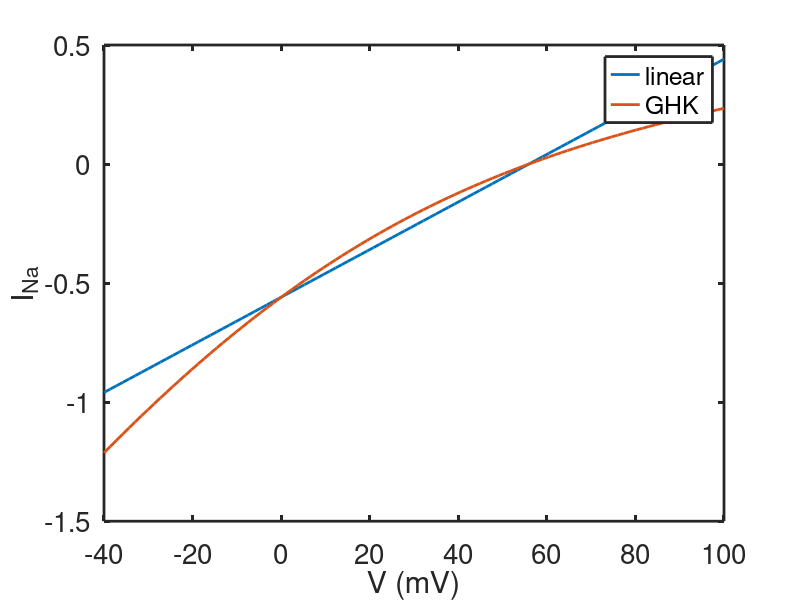
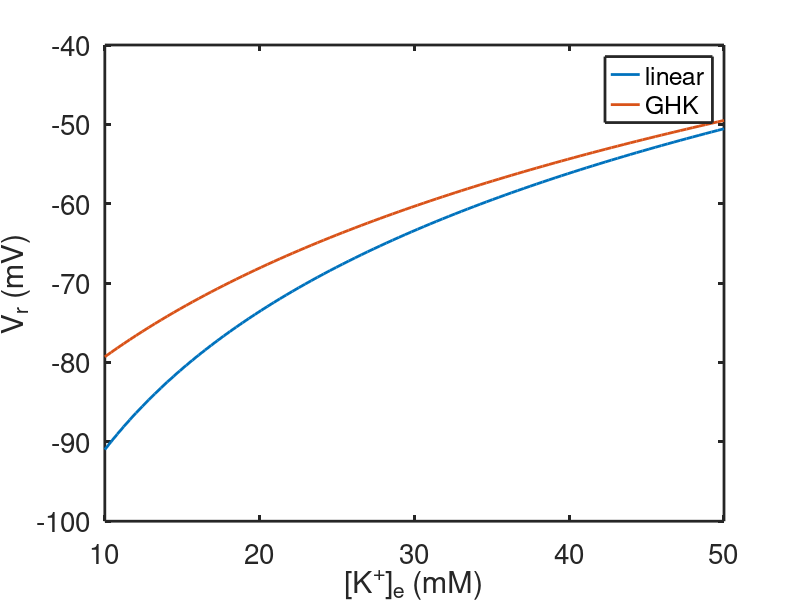

Write the MATLAB code that produced these figures, in order.

%  -------------------------------------------------------------------
%
%   Comparing the GHK and linear IV curves.
%
%   For Chapter 3, Section 3.1.1 of
%   Keener and Sneyd, Mathematical Physiology, 3rd Edition, Springer.
% 
%   Written by James Keener and James Sneyd
% 
%  ------------------------------------------------------------------- 

clear all
close all
clc
set(0,                           ...
   'defaultaxesfontsize', 20,   ...
   'defaultaxeslinewidth', 2.0, ...
   'defaultlinelinewidth', 2.0);

FRT = 1/25.8;
nai = 50;
nae = 437;
vna = (1/FRT)*log(nae/nai);
gna = 0.01;
pnaF = -gna*vna/(nai-nae);      %  to guarantee the curves meet at V=0

ki =  397;
ke = 20;
gk   = 0.367;
vk = (1/FRT)*log(ke/ki);
pkF   = -gk*vk/(ki-ke);         % this is fixed at value determined by normal kae

x = linspace(-40,100,100);                        
linIV = gna*(x-vna);
GHKIV = pnaF*FRT*x.*(nai - nae*exp(-x*FRT))./(1-exp(-x*FRT));

x1 = linspace(10,50,100); 
linVr = (gna* vna + gk* (1/FRT)*log(x1/ki))/(gna + gk);
GHKVr = (1/FRT) * log( (pnaF*nae + pkF*x1)/(pnaF*nai + pkF*ki) );   % Note that F cancels out

figure(1)
    plot(x,linIV,x,GHKIV)
    legend('linear','GHK')
    xlabel('V (mV)')
    ylabel('I_{Na}')

figure(2)
    plot(x1,linVr,x1,GHKVr)
    legend('linear','GHK')
    xlabel('[K^+]_e (mM)')
    ylabel('V_r (mV)')
